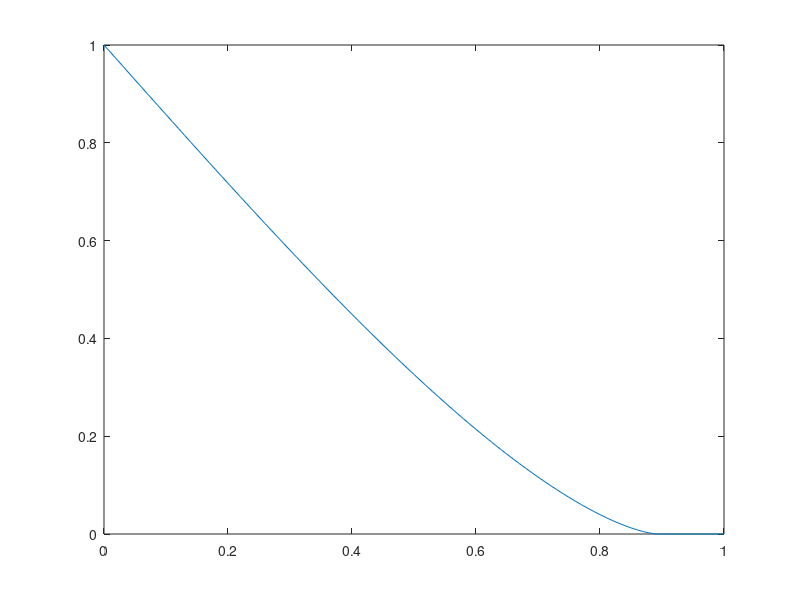

MATLAB code to generate this figure:
% function alpha =  calcEffectiveReflectingArea(v,h,r,n,L,Ls)
    v= 0:0.01:1
    h=1.5
    r=.05
    n=1
    L = .0357
    Ls = .0063
%end

alphas=zeros(length(v),1);
for i=1:length(v) %horizontal displacements to test
    theta = atan(v(i)/h)
    phi = asin(sin(theta)/n)
    D = 2*L*tan(phi)
    Ds = 2*Ls*tan(phi)
    alphas(i) = (2*r^2) * ( acos((D+Ds)/r) - ((D+Ds)/r)*sin(acos((D+Ds)/r))) / (pi*r^2);
end

plot(v,real(alphas))